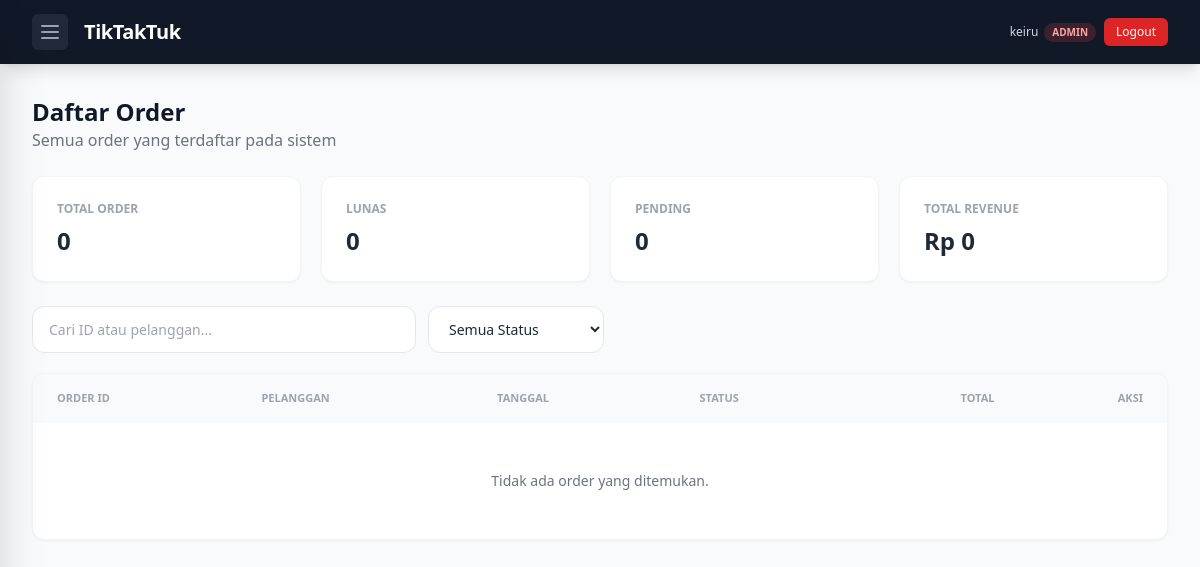
Page /orders/ (signed in) on the earlier database version.
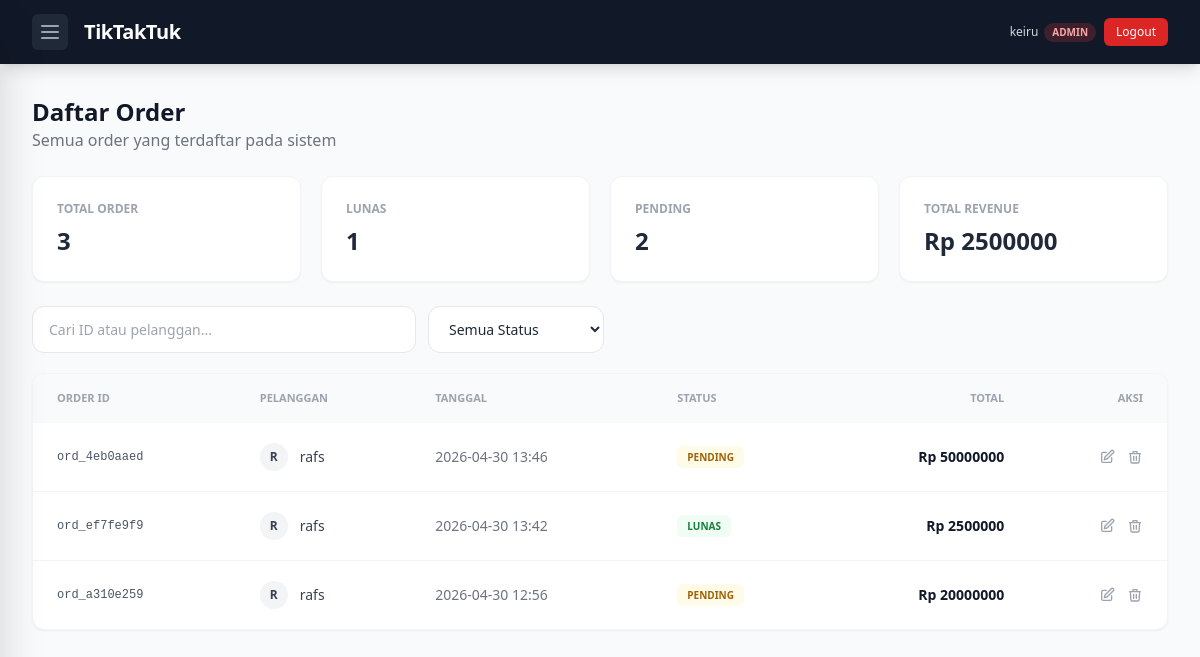
Same page on the later database version.
### ticketing/models/user.py (models this page shows, shortened)
class CustomUser(AbstractUser):
    class RoleChoices(models.TextChoices):
        ADMIN = 'ADMIN', 'Admin'
        ORGANIZER = 'ORGANIZER', 'Organizer'
        CUSTOMER = 'CUSTOMER', 'Customer'
    id = models.UUIDField(primary_key=True, default=uuid.uuid4, editable=False)
    role = models.CharField(
        max_length=20,
        choices=RoleChoices.choices,
        default=RoleChoices.CUSTOMER,
    )
    phone_number = models.CharField(max_length=30, blank=True, default='')
    class Meta:
        db_table = 'custom_user'

### orders/models.py (models this page shows, shortened)
class Order(models.Model):
    STATUS_CHOICES = [('Pending', 'Pending'), ('Lunas', 'Lunas'), ('Dibatalkan', 'Dibatalkan')]
    id = models.UUIDField(primary_key=True, default=uuid.uuid4, editable=False)
    order_date = models.DateTimeField(auto_now_add=True)
    payment_status = models.CharField(max_length=20, choices=STATUS_CHOICES, default='Pending')
    total_amount = models.DecimalField(max_digits=15, decimal_places=2)
    customer = models.ForeignKey(settings.AUTH_USER_MODEL, on_delete=models.CASCADE)
    promotion = models.ForeignKey(Promotion, on_delete=models.SET_NULL, null=True, blank=True)

### orders/views.py (the view, shortened to what this page needs)
# urls.py: path('', views.order_list, name='order_list'),
@login_required
def order_list(request):
    user = request.user
    orders = Order.objects.all().order_by('-order_date')
    if user.role == 'CUSTOMER':
        orders = orders.filter(customer=user)
    stats = {
        'total_order': orders.count(),
        'lunas': orders.filter(payment_status='Lunas').count(),
        'pending': orders.filter(payment_status='Pending').count(),
        'total_revenue': orders.filter(payment_status='Lunas').aggregate(Sum('total_amount'))['total_amount__sum'] or 0
    }
    search = request.GET.get('search', '')
    status = request.GET.get('status', '')
    if status:
        orders = orders.filter(payment_status=status)
    return render(request, 'orders/order_list.html', {
        'orders': orders,
        'stats': stats,
        'status_choices': Order.STATUS_CHOICES,
    })

### orders/templates/orders/order_list.html (shortened to what this page needs)
{% extends 'base.html' %}
{% block content %}
<div class="max-w-7xl mx-auto px-4 sm:px-6 lg:px-8 py-8">
    <div class="mb-6">
        <h1 class="text-2xl font-bold text-gray-900">Daftar Order</h1>
        <p class="text-gray-500">
            {% if user.role == 'CUSTOMER' %}Riwayat pembelian tiket Anda{% elif user.role == 'ORGANIZER' %}Order dari event yang Anda selenggarakan{% else %}Semua order yang terdaftar pada sistem{% endif %}
        </p>
    </div>
    <div class="grid grid-cols-1 md:grid-cols-4 gap-5 mb-6">
        <div class="bg-white p-6 rounded-xl border border-gray-100 shadow-sm">
            <p class="text-xs font-bold text-gray-400 uppercase">Total Order</p>
            <p class="text-2xl font-bold mt-2">{{ stats.total_order }}</p>
        </div>
        <div class="bg-white p-6 rounded-xl border border-gray-100 shadow-sm">
            <p class="text-xs font-bold text-gray-400 uppercase">Lunas</p>
            <p class="text-2xl font-bold mt-2">{{ stats.lunas }}</p>
        </div>
        <div class="bg-white p-6 rounded-xl border border-gray-100 shadow-sm">
            <p class="text-xs font-bold text-gray-400 uppercase">Pending</p>
            <p class="text-2xl font-bold mt-2">{{ stats.pending }}</p>
        </div>
        {% if user.role != 'CUSTOMER' %}
        <div class="bg-white p-6 rounded-xl border border-gray-100 shadow-sm">
            <p class="text-xs font-bold text-gray-400 uppercase">Total Revenue</p>
            <p class="text-2xl font-bold mt-2">Rp {{ stats.total_revenue|floatformat:0 }}</p>
        </div>
        {% endif %}
    </div>
    <div class="mb-5 flex flex-col sm:flex-row gap-3">
        <form method="GET" class="flex flex-col sm:flex-row gap-3 w-full">
            <input type="text" name="search" value="{{ request.GET.search }}" placeholder="{% if user.role == 'CUSTOMER' %}Cari order ID...{% else %}Cari ID atau pelanggan...{% endif %}" class="w-full sm:max-w-sm border border-gray-200 rounded-xl px-4 py-3 text-sm focus:outline-none focus:ring-2 focus:ring-blue-500">
            <select name="status" onchange="this.form.submit()" class="w-full sm:w-44 border border-gray-200 rounded-xl px-4 py-3 text-sm bg-white focus:outline-none focus:ring-2 focus:ring-blue-500">
                <option value="">Semua Status</option>
            </select>
        </form>
    </div>
    <div class="bg-white rounded-xl shadow-sm border border-gray-100 overflow-hidden">
        <div class="overflow-x-auto">
            <table class="w-full text-left">
                <thead class="bg-gray-50 text-gray-400 text-[11px] uppercase font-bold">
                    <tr>
                        <th class="px-6 py-4">Order ID</th>
                        {% if user.role != 'CUSTOMER' %}<th class="px-6 py-4">Pelanggan</th>{% endif %}
                        <th class="px-6 py-4">Tanggal</th>
                        <th class="px-6 py-4">Status</th>
                        <th class="px-6 py-4 text-right">Total</th>
                        {% if user.role == 'ADMIN' %}<th class="px-6 py-4 text-right">Aksi</th>{% endif %}
                    </tr>
                </thead>
                <tbody class="divide-y divide-gray-100">
                    {% for order in orders %}
                    <tr class="text-sm hover:bg-gray-50 transition">
                        <td class="px-6 py-5 font-mono text-xs text-gray-600">ord_{{ order.id|stringformat:".8s" }}</td>
                        {% if user.role != 'CUSTOMER' %}
                        <td class="px-6 py-5">
                            <div class="flex items-center gap-3">
                                <span class="w-7 h-7 rounded-full bg-gray-100 flex items-center justify-center text-xs font-bold text-gray-700">{{ order.customer.username|first|upper }}</span>
                                <span class="font-medium text-gray-700">{{ order.customer.username }}</span>
                            </div>
                        </td>
                        {% endif %}
                        <td class="px-6 py-5 text-gray-500">{{ order.order_date|date:"Y-m-d H:i" }}</td>
                        <td class="px-6 py-5">
                            <span class="px-2.5 py-1 rounded-md text-[10px] font-bold uppercase
                            {% if order.payment_status == 'Lunas' %}bg-green-50 text-green-700
                            {% elif order.payment_status == 'Pending' %}bg-yellow-50 text-yellow-700
                            {% else %}bg-red-50 text-red-700{% endif %}">
                                {{ order.payment_status }}
                            </span>
                        </td>
                        <td class="px-6 py-5 text-right font-bold text-gray-900">Rp {{ order.total_amount|floatformat:0 }}</td>
                        {% if user.role == 'ADMIN' %}
                        <td class="px-6 py-5">
                            <div class="flex justify-end gap-3 text-gray-400">
                                <button type="button"
                                        class="hover:text-blue-600"
                                        title="Update"
                                        onclick="openUpdateOrder(this)"
                                        data-action="{% url 'orders:update_order' order.pk %}"
                                        data-code="ord_{{ order.id|stringformat:'.8s' }}"
                                        data-status="{{ order.payment_status }}">
                                    <svg class="w-4 h-4" fill="none" stroke="currentColor" viewBox="0 0 24 24"><path stroke-linecap="round" stroke-linejoin="round" stroke-width="2" d="M11 5H6a2 2 0 00-2 2v11a2 2 0 002 2h11a2 2 0 002-2v-5M18.5 2.5a2.1 2.1 0 013 3L12 15l-4 1 1-4 9.5-9.5z"/></svg>
                                </button>
                                <button type="button"
                                        class="hover:text-red-600"
                                        title="Delete"
                                        onclick="openDeleteOrder(this)"
                                        data-action="{% url 'orders:delete_order' order.pk %}">
                                    <svg class="w-4 h-4" fill="none" stroke="currentColor" viewBox="0 0 24 24"><path stroke-linecap="round" stroke-linejoin="round" stroke-width="2" d="M19 7l-.8 12a2 2 0 01-2 2H7.8a2 2 0 01-2-2L5 7m5 4v6m4-6v6M9 7V4h6v3M4 7h16"/></svg>
                                </button>
                            </div>
                        </td>
                        {% endif %}
                    </tr>
                    {% empty %}
                    <tr>
                        <td colspan="{% if user.role == 'ADMIN' %}6{% elif user.role == 'CUSTOMER' %}4{% else %}5{% endif %}" class="px-6 py-12 text-center text-sm text-gray-500">Tidak ada order yang ditemukan.</td>
                    </tr>
                    {% endfor %}
                </tbody>
            </table>
        </div>
    </div>
</div>
{% endblock %}

### templates/base.html (shortened to what this page needs)
<!DOCTYPE html>
<html lang="en" class="h-full">
<head>
    <script src="https://cdn.tailwindcss.com"></script>
</head>
<body class="h-full bg-gray-50 text-gray-800">
    {% if show_navbar|default:True %}
    <nav class="sticky top-0 z-50 bg-gray-900 shadow-lg">
        <div class="max-w-7xl mx-auto px-4 sm:px-6 lg:px-8">
            <div class="flex items-center justify-between h-16">
                <div class="flex-shrink-0 flex items-center">
                    {% if user.is_authenticated and user.role in 'ADMIN,ORGANIZER' %}
                    <button id="drawer-toggle" class="mr-4 text-gray-400 hover:text-white focus:outline-none bg-gray-800 hover:bg-gray-700 p-1.5 rounded-md transition">
                        <svg class="h-6 w-6" fill="none" viewBox="0 0 24 24" stroke="currentColor">
                            <path stroke-linecap="round" stroke-linejoin="round" stroke-width="2" d="M4 6h16M4 12h16M4 18h16"/>
                        </svg>
                    </button>
                    {% endif %}
                    <a href="{% if user.is_authenticated %}{% url 'core:dashboard' %}{% else %}/{% endif %}" class="flex items-center space-x-2 text-white text-lg font-bold tracking-tight">
                        <span class="text-xl">TikTakTuk</span>
                    </a>
                </div>
                <div class="hidden lg:flex lg:items-center lg:space-x-2">
                    {% if user.is_authenticated %}
                        <div class="flex items-center space-x-1.5 ml-2">
                            <span class="text-gray-300 text-xs">{{ user.username }}</span>
                            <span class="inline-flex items-center px-2 py-0.5 rounded-full text-[10px] font-semibold
                                {% if user.role == 'ADMIN' %} bg-red-500/20 text-red-300
                                {% elif user.role == 'ORGANIZER' %} bg-amber-500/20 text-amber-300
                                {% else %} bg-indigo-500/20 text-indigo-300
                                {% endif %}">{{ user.role }}
                            </span>
                        </div>
                        <a href="{% url 'authentication:logout' %}" class="ml-2 px-3 py-1.5 rounded-md text-xs font-medium text-white bg-red-600 hover:bg-red-700 transition">Logout</a>
                    {% endif %}
                </div>
            </div>
        </div>
    </nav>
    {% endif %}
    <main>
        {% block content %}{% endblock %}
    </main>
</body>
</html>

Differences in the rows shown:
added Order: id "4eb0aaed", customer.username|first "R", customer.username "rafs", order_date "2026-04-30 13:46", payment_status "PENDING", total_amount "50000000"
added Order: id "ef7fe9f9", customer.username|first "R", customer.username "rafs", order_date "2026-04-30 13:42", payment_status "LUNAS", total_amount "2500000"
added Order: id "a310e259", customer.username|first "R", customer.username "rafs", order_date "2026-04-30 12:56", payment_status "PENDING", total_amount "20000000"
Other differences:
{{ stats.total_order }}: "0" → "3"
{{ stats.lunas }}: "0" → "1"
{{ stats.pending }}: "0" → "2"
{{ stats.total_revenue|floatformat:0 }}: "0" → "2500000"
text no longer shown: "Tidak ada order yang ditemukan."
